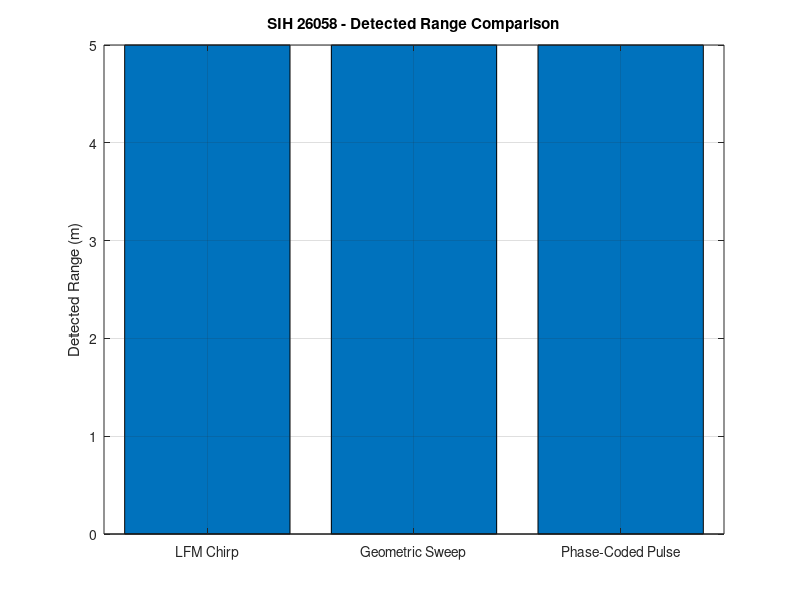
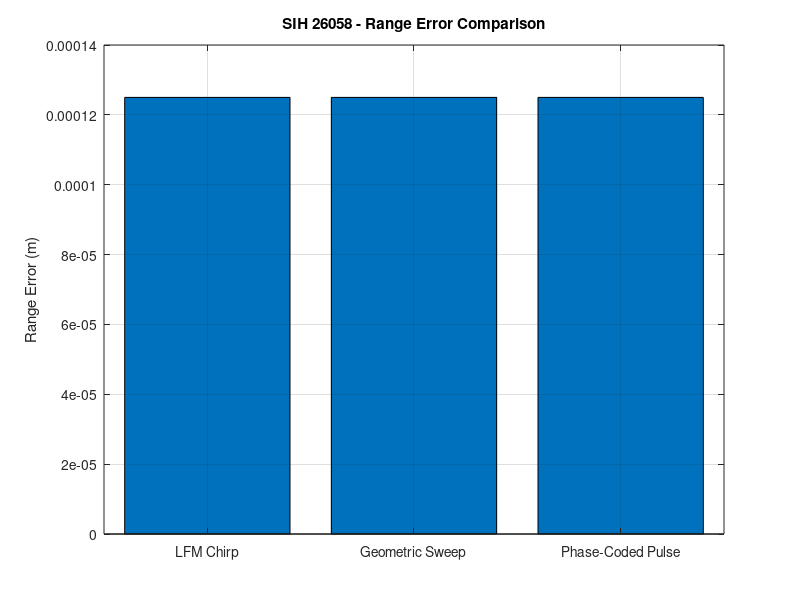
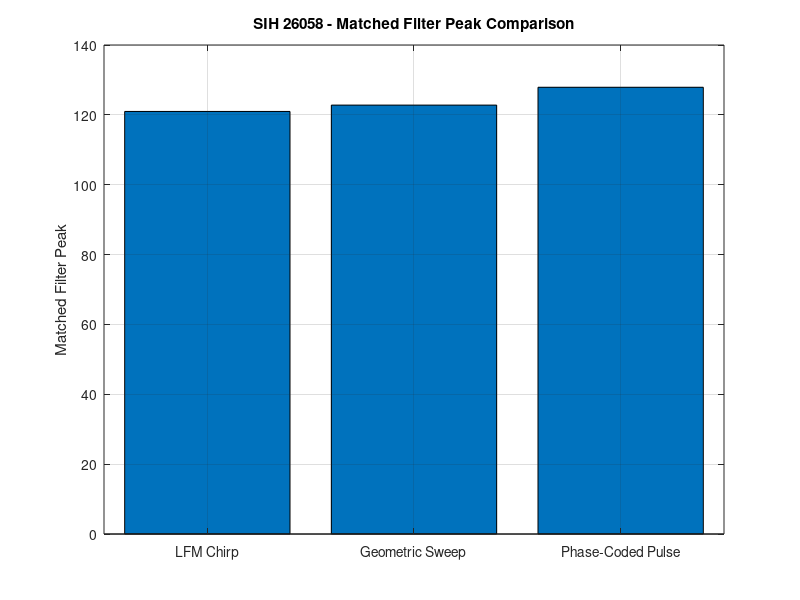
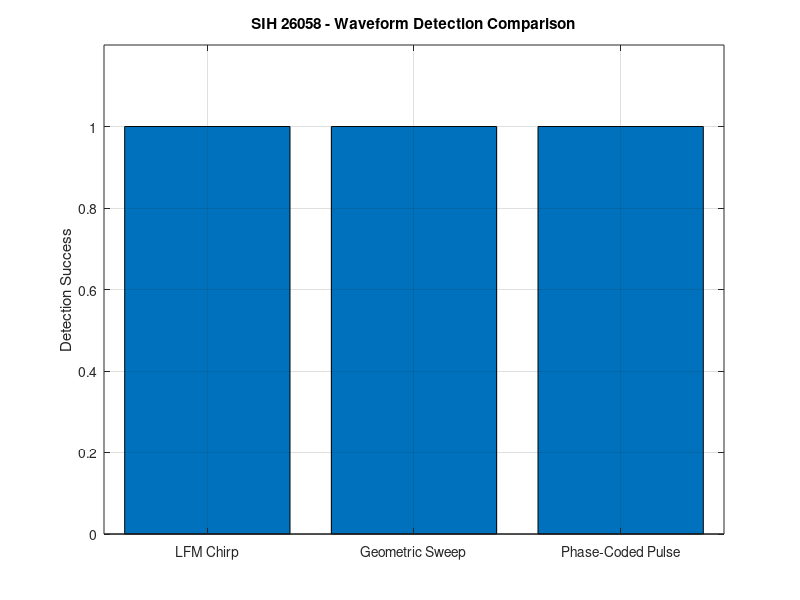

Recreate these plots in MATLAB, in order.
%% =========================================================
% SIH 26058
% THREE-WAVEFORM PERFORMANCE COMPARISON
%
% Compares:
%   1. LFM Chirp
%   2. Geometric Sweep
%   3. Phase-Coded Pulse
%
% Same:
%   Target range
%   Sound speed
%   SNR
%   Sampling rate
%
% Metrics:
%   Detected range
%   Range error
%   Matched-filter peak
%   Detection status
% =========================================================

clear;
clc;
close all;

rng(20);

%% =========================================================
% 1. SYSTEM PARAMETERS
% =========================================================

Fs = 2e6;
Ts = 1/Fs;

soundSpeed = 1500;

targetRange = 5;

channelGain = 1;

inputSNR = 0;

%% =========================================================
% 2. WAVEFORM PARAMETERS
% =========================================================

Fc = 300e3;
BW = 200e3;
Tp = 2e-3;
A = 1.0;

phaseCode = [1 1 -1 1 -1 -1 1];

%% =========================================================
% 3. WAVEFORM NAMES
% =========================================================

waveformNames = {
    'LFM Chirp'
    'Geometric Sweep'
    'Phase-Coded Pulse'
    };

numWaveforms = 3;

%% =========================================================
% 4. RESULT STORAGE
% =========================================================

detectedRange = zeros(numWaveforms,1);
rangeError = zeros(numWaveforms,1);
matchedPeak = zeros(numWaveforms,1);
detectionSuccess = false(numWaveforms,1);

%% =========================================================
% 5. TEST EACH WAVEFORM
% =========================================================

for w = 1:numWaveforms

    %% -----------------------------------------------------
    % TIME VECTOR
    % -----------------------------------------------------

    N = round(Tp*Fs);

    t = (0:N-1)*Ts;

    %% -----------------------------------------------------
    % GENERATE WAVEFORM
    % -----------------------------------------------------

    switch w

        %% =================================================
        % LFM CHIRP
        % =================================================

        case 1

            fStart = Fc - BW/2;
            fStop = Fc + BW/2;

            k = (fStop-fStart)/Tp;

            phase = 2*pi*( ...
                fStart*t + ...
                0.5*k*t.^2);

            txSignal = A*cos(phase);

        %% =================================================
        % GEOMETRIC SWEEP
        % =================================================

        case 2

            fStart = Fc - BW/2;
            fStop = Fc + BW/2;

            ratio = fStop/fStart;

            instFreq = ...
                fStart*ratio.^(t/Tp);

            phase = ...
                2*pi*cumtrapz(t,instFreq);

            txSignal = A*cos(phase);

        %% =================================================
        % PHASE-CODED PULSE
        % =================================================

        case 3

            txSignal = zeros(size(t));

            codeLength = length(phaseCode);

            samplesPerChip = floor(N/codeLength);

            for chip = 1:codeLength

                startIndex = ...
                    (chip-1)*samplesPerChip + 1;

                if chip == codeLength

                    endIndex = N;

                else

                    endIndex = ...
                        chip*samplesPerChip;

                end

                txSignal(startIndex:endIndex) = ...
                    A*phaseCode(chip)* ...
                    cos(2*pi*Fc*t(startIndex:endIndex));

            end

    end

    %% -----------------------------------------------------
    % APPLY HANN WINDOW
    % -----------------------------------------------------

    txSignal = txSignal .* hann(N).';

    %% -----------------------------------------------------
    % TARGET PROPAGATION
    % -----------------------------------------------------

    roundTripTime = ...
        (2*targetRange)/soundSpeed;

    delaySamples = ...
        round(roundTripTime*Fs);

    receiveLength = ...
        length(txSignal)+delaySamples;

    receivedSignal = ...
        zeros(1,receiveLength);

    %% -----------------------------------------------------
    % TARGET ECHO
    % -----------------------------------------------------

    echoGain = ...
        channelGain/(1+targetRange);

    echoSignal = ...
        echoGain*txSignal;

    startIndex = delaySamples+1;

    endIndex = ...
        startIndex+length(echoSignal)-1;

    receivedSignal(startIndex:endIndex) = ...
        echoSignal;

    %% -----------------------------------------------------
    % CALCULATE NOISE POWER FROM SNR
    % -----------------------------------------------------

    signalPower = mean(echoSignal.^2);

    noisePower = ...
        signalPower/(10^(inputSNR/10));

    noiseStd = sqrt(noisePower);

    noise = ...
        noiseStd*randn(size(receivedSignal));

    noisyReceivedSignal = ...
        receivedSignal+noise;

    %% -----------------------------------------------------
    % MATCHED FILTER
    % -----------------------------------------------------

    matchedFilter = ...
        conj(fliplr(txSignal));

    matchedOutput = ...
        conv(noisyReceivedSignal,matchedFilter);

    %% -----------------------------------------------------
    % FIND PEAK
    % -----------------------------------------------------

    [peakValue,peakIndex] = ...
        max(abs(matchedOutput));

    detectedDelaySamples = ...
        peakIndex-length(txSignal);

    detectedDelay = ...
        detectedDelaySamples/Fs;

    currentDetectedRange = ...
        (detectedDelay*soundSpeed)/2;

    currentRangeError = ...
        abs(currentDetectedRange-targetRange);

    %% -----------------------------------------------------
    % DETECTION
    % -----------------------------------------------------

    if currentRangeError < 0.1

        detectionSuccess(w) = true;

    else

        detectionSuccess(w) = false;

    end

    %% -----------------------------------------------------
    % STORE
    % -----------------------------------------------------

    detectedRange(w) = currentDetectedRange;

    rangeError(w) = currentRangeError;

    matchedPeak(w) = peakValue;

end

%% =========================================================
% 6. DISPLAY RESULTS
% =========================================================

fprintf('\n');
fprintf('============================================================\n');
fprintf('       SIH 26058 - THREE-WAVEFORM COMPARISON\n');
fprintf('============================================================\n');

fprintf('\nTarget Range       : %.2f m\n',targetRange);
fprintf('Centre Frequency   : %.1f kHz\n',Fc/1e3);
fprintf('Bandwidth          : %.1f kHz\n',BW/1e3);
fprintf('Pulse Duration     : %.2f ms\n',Tp*1e3);
fprintf('Input SNR          : %.1f dB\n',inputSNR);

fprintf('\n');

fprintf('%-23s %-15s %-15s %-15s %-15s\n', ...
    'Waveform', ...
    'Detected(m)', ...
    'Error(m)', ...
    'MF Peak', ...
    'Status');

fprintf('----------------------------------------------------------------\n');

for w = 1:numWaveforms

    if detectionSuccess(w)

        statusText = 'SUCCESS';

    else

        statusText = 'FAILED';

    end

    fprintf('%-23s %-15.3f %-15.4f %-15.3f %-15s\n', ...
        waveformNames{w}, ...
        detectedRange(w), ...
        rangeError(w), ...
        matchedPeak(w), ...
        statusText);

end

fprintf('================================================================\n');

%% =========================================================
% 7. RANGE COMPARISON
% =========================================================

figure;

bar(detectedRange);

set(gca,'XTick',1:numWaveforms);

set(gca,'XTickLabel',waveformNames);

ylabel('Detected Range (m)');

title('SIH 26058 - Detected Range Comparison');

grid on;

%% =========================================================
% 8. RANGE ERROR COMPARISON
% =========================================================

figure;

bar(rangeError);

set(gca,'XTick',1:numWaveforms);

set(gca,'XTickLabel',waveformNames);

ylabel('Range Error (m)');

title('SIH 26058 - Range Error Comparison');

grid on;

%% =========================================================
% 9. MATCHED FILTER PEAK COMPARISON
% =========================================================

figure;

bar(matchedPeak);

set(gca,'XTick',1:numWaveforms);

set(gca,'XTickLabel',waveformNames);

ylabel('Matched Filter Peak');

title('SIH 26058 - Matched Filter Peak Comparison');

grid on;

%% =========================================================
% 10. DETECTION SUCCESS
% =========================================================

figure;

bar(double(detectionSuccess));

set(gca,'XTick',1:numWaveforms);

set(gca,'XTickLabel',waveformNames);

ylabel('Detection Success');

title('SIH 26058 - Waveform Detection Comparison');

ylim([0 1.2]);

grid on;

%% =========================================================
% 11. COMPLETE
% =========================================================

fprintf('\n');
fprintf('THREE-WAVEFORM COMPARISON COMPLETE\n');
fprintf('============================================================\n');
